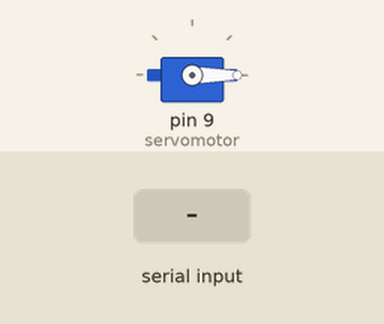
Recording of a sketch running on a simulated Arduino Uno, built with avr-gcc and run on an emulated ATmega328P. Shown: servo. The test bench sets the inputs (shaded band).

Above: at 1.2 s.
1.3 s: "90,45\n" received over Serial
At 2.5 s:
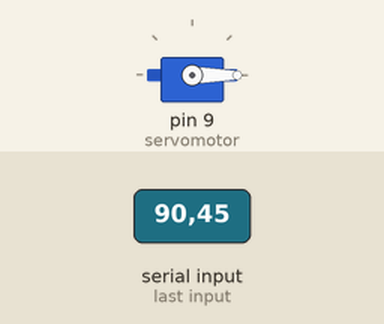
2.8 s: "30,150\n" received over Serial
At 3.9 s:
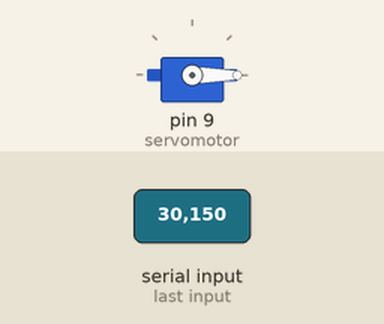
4.3 s: "90\n" received over Serial
At 5.4 s:
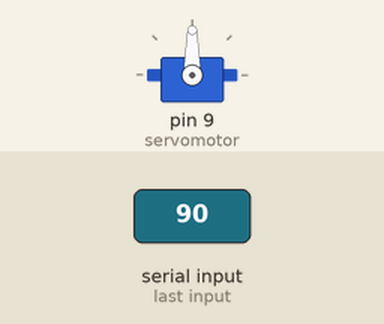
5.8 s: "200\n" received over Serial
At 6.6 s:
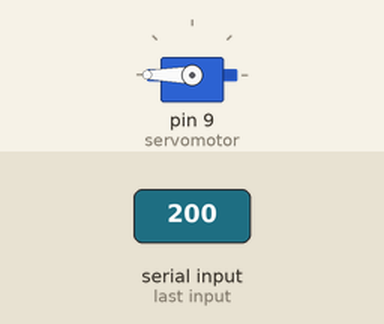
Timing chart, 0 to 8.3 s (numbered marks = the images above; inputs shaded):
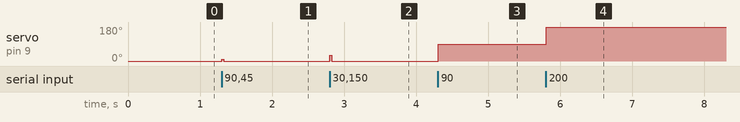

The sketch:

DISPENSADOR.ino
```cpp
#include <Servo.h>
Servo servomotor;
String estado;

void setup() {
      servomotor.attach(9);//Pin PWM 9 del Arduino para el servo
      servomotor.write(0); // Inicia el servo en una posicion de 0°
      Serial.begin(9600);
}

void loop() {
    delay(25);
    while(Serial.available())
    {
      char c = Serial.read();//Lee el dato entrante y lo almacena en una vaiable tipo char
      estado += c; //Crea una caden tipo String con los datos entrantes
    }
    if(estado.length()>0) //Se verifica que la cadena tipo String tenga un largo mayor a
    {
      servomotor.write(estado.toInt()); // Manda al servo el dato en forma de entero (int)
      estado = ""; // Limpia la variable para poder leer posteriormente nuevos datos
    }

}
```

Measured:
- after the input at 1.3 s, servo on pin 9 (servomotor): 0° → 9° at once, → 0° 0.03 s later
- after the input at 2.8 s, servo on pin 9 (servomotor): 0° → 30° at once, → 0° 0.03 s later
- after the input at 4.3 s, servo on pin 9 (servomotor): 0° → 90° at once
- after the input at 5.8 s, servo on pin 9 (servomotor): 90° → 180° at once
